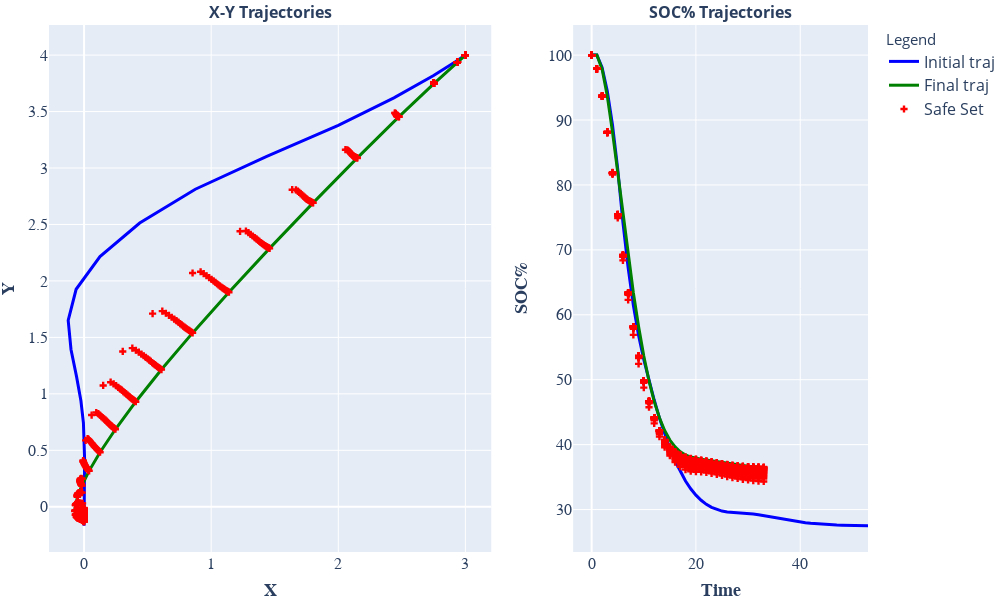

Notebook code for this chart:
### Markdown cell above
## Plots

### Code cell
import plotly.graph_objects as go
from plotly.subplots import make_subplots
# Create a figure
# fig = go.Figure()
fig = make_subplots(
    rows=1, cols=2,
    column_widths=[0.6, 0.4],
    specs=[[{"rowspan": 1, "colspan": 1}, {"rowspan": 1, "colspan": 1}]],
    subplot_titles=("<b>X-Y Trajectories</b>", "<b>SOC% Trajectories</b>")
)

# Plot the initial trajectory
fig.add_trace(go.Scatter(
    x=[xcl_feasible[i][0] for i in range(len(xcl_feasible))],
    y=[xcl_feasible[i][1] for i in range(len(xcl_feasible))],
    mode='lines',
    name='Initial traj',
    line=dict(color='blue', width=3)
), row=1, col=1)

# Plot the final trajectory
fig.add_trace(go.Scatter(
    x=[xcl[i][0] for i in range(len(xcl))],
    y=[xcl[i][1] for i in range(len(xcl))],
    mode='lines',
    line=dict(color='green', width=3),
    name='Final traj'
), row=1, col=1)

# Plot the sets of points (SS)
for i in range(1, len(lmpc.SS)):
    fig.add_trace(go.Scatter(
        x=[lmpc.SS[i][j][0] for j in range(len(lmpc.SS[i]))],
        y=[lmpc.SS[i][j][1] for j in range(len(lmpc.SS[i]))],
        mode='markers',
        marker=dict(color='red', symbol='cross'),
        name='Safe Set',   
        showlegend=False if i>1 else True# Add label only once
    ), row=1, col=1)
    
fig.add_trace(go.Scatter(
    x=[i for i in range(len(xcl_feasible))],
    y=[soc_feasible[i] for i in range(len(xcl_feasible))],
    mode='lines',
    name='Initial traj',
    line=dict(color='blue', width=3),
    showlegend = False
), row=1, col=2)
fig.add_trace(go.Scatter(
    x=[i for i in range(len(xcl))],
    y=[soccl[i] for i in range(len(xcl))],
    mode='lines',
    line=dict(color='green', width=3),
    name='Final traj',
    showlegend = False
), row=1, col=2)

# Plot the sets of points (SS)
for i in range(1, len(lmpc.SS)):
    fig.add_trace(go.Scatter(
        x=[j for j in range(len(lmpc.socSS[i]))],
        y=[lmpc.socSS[i][j] for j in range(len(lmpc.socSS[i]))],
        mode='markers',
        marker=dict(color='red', symbol='cross'),
        name='Safe Set',   
        showlegend=False 
    ), row=1, col=2)

fig.update_xaxes(title_text="<b>X</b>", title_font=dict(size=18, family="Arial, bold"), tickfont=dict(size=16, family="Arial, bold"), row=1, col=1)
fig.update_yaxes(title_text="<b>Y</b>", title_font=dict(size=18, family="Arial, bold"), tickfont=dict(size=16, family="Arial, bold"), row=1, col=1)

fig.update_xaxes(title_text="<b>Time</b>", title_font=dict(size=18, family="Arial, bold"), tickfont=dict(size=16, family="Arial, bold"), row=1, col=2)
fig.update_yaxes(title_text="<b>SOC%</b>", title_font=dict(size=18, family="Arial, bold"), tickfont=dict(size=16, family="Arial, bold"), row=1, col=2)

# Update layouts
fig.update_layout(
    # title="<b>Trajectories in X-Y plane</b>",
    # title_font_size=24,  # Increase title font size
    width=1000,  # Width in pixels
    height=600,  # Height in pixels
    margin=dict(t=25, b=0, l=0, r=0),
    showlegend=True,
    xaxis_tickfont=dict(size=16,  family="Arial, bold"),  # Increase x-axis tick label font size
    yaxis_tickfont=dict(size=16,  family="Arial, bold"),  # Increase y-axis tick label font size
    legend_title_text='Legend',
    legend_title_font=dict(size=15),  # Increase legend title font size
    legend_font=dict(size=16)  # Increase legend items font size
)

# Show the figure
fig.show()
